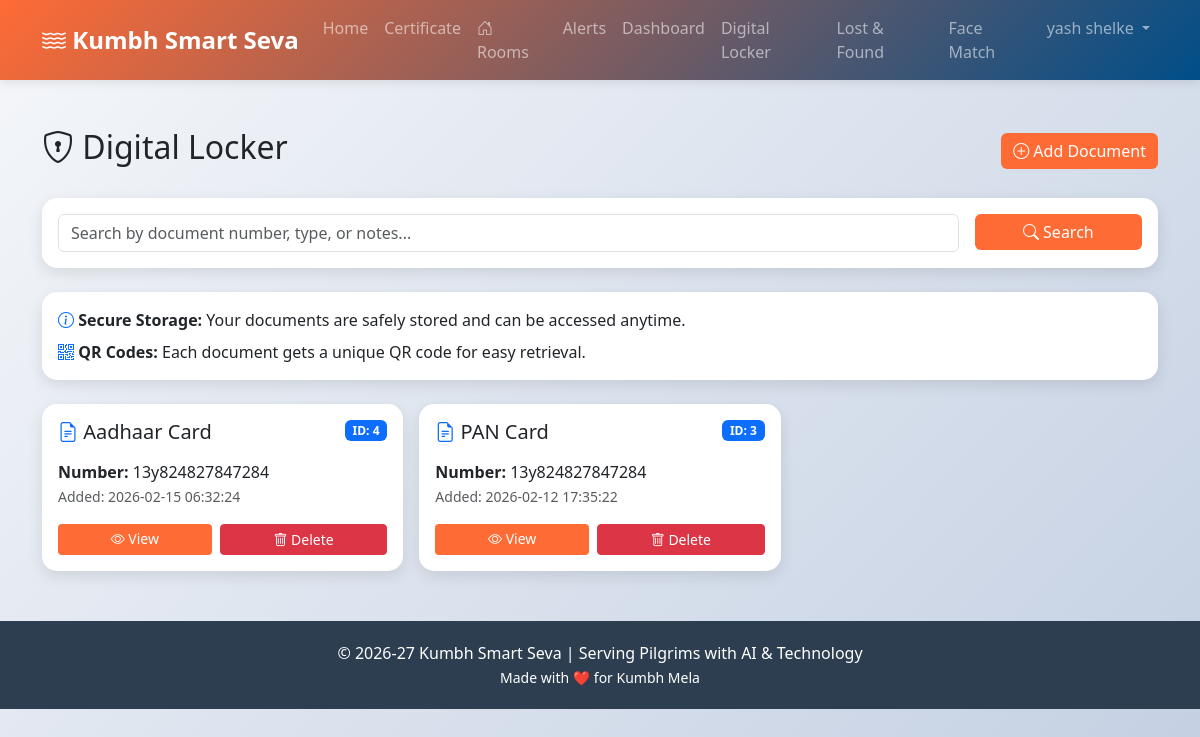
Page /locker (signed in) on the committed database.
### tables this page shows
CREATE TABLE locker_items (
                id INTEGER PRIMARY KEY AUTOINCREMENT,
                user_id INTEGER NOT NULL,
                doc_type TEXT NOT NULL,
                doc_number TEXT NOT NULL,
                file_path TEXT,
                notes TEXT,
                created_at TIMESTAMP DEFAULT CURRENT_TIMESTAMP,
                FOREIGN KEY (user_id) REFERENCES users(id)
            );

### app.py (the view)
@app.route('/locker')
@login_required
def locker_page():
    user_id = session['user_id']
    search_query = request.args.get('search', '').strip()
    if search_query:
        items = locker.search_items(user_id, search_query)
        flash(f'Found {len(items)} result(s) for "{search_query}"', 'info')
    else:
        items = locker.get_user_items(user_id)
    return render_template('locker.html', items=items, search_query=search_query)

### app.py (called while the page is built)
def login_required(f):
    from functools import wraps
    @wraps(f)
    def decorated_function(*args, **kwargs):
        if 'user_id' not in session:
            flash('Please login first', 'warning')
            return redirect(url_for('login'))
        return f(*args, **kwargs)
    return decorated_function

@app.before_request
def require_login_for_modules():
    exempt_endpoints = {
        'index', 'login', 'register', 'logout',
        'admin_login', 'admin_logout',
        'generate_certificate_page', 'create_certificate', 'view_certificate',
        'verify_certificate', 'verify_certificate_page', 'api_verify_certificate', 'download_certificate'
    }
    endpoint = request.endpoint or ''
    if endpoint.startswith('static'):
        return
    if endpoint in exempt_endpoints:
        return
    if 'certificate' in endpoint:
        return
    if session.get('user_id') or session.get('admin_id'):
        return
    if endpoint not in {'login', 'register'}:
        flash('Please login to access this feature', 'warning')
    return redirect(url_for('login'))

### modules/locker.py (called while the page is built)
    def get_connection(self):
        conn = sqlite3.connect(self.db_path)
        conn.row_factory = sqlite3.Row
        return conn

    def get_user_items(self, user_id):
        conn = self.get_connection()
        cursor = conn.cursor()
        cursor.execute(
            'SELECT * FROM locker_items WHERE user_id = ? ORDER BY created_at DESC',
            (user_id,)
        )
        items = cursor.fetchall()
        conn.close()
        return [dict(item) for item in items]

### templates/locker.html (shortened to what this page needs)
{% extends "base.html" %}
{% block content %}
<div class="d-flex justify-content-between align-items-center mb-4">
    <h2><i class="bi bi-shield-lock"></i> Digital Locker</h2>
    <a href="{{ url_for('add_locker_item') }}" class="btn btn-primary">
        <i class="bi bi-plus-circle"></i> Add Document
    </a>
</div>
<div class="card mb-4">
    <div class="card-body">
        <form method="GET" action="{{ url_for('locker_page') }}" class="row g-3">
            <div class="col-md-10">
                <input type="text"
                       class="form-control"
                       name="search"
                       placeholder="Search by document number, type, or notes..."
                       value="{{ search_query or '' }}">
            </div>
            <div class="col-md-2">
                <button type="submit" class="btn btn-primary w-100">
                    <i class="bi bi-search"></i> Search
                </button>
            </div>
        </form>
    </div>
</div>
<div class="card mb-4">
    <div class="card-body">
        <p class="mb-2">
            <i class="bi bi-info-circle text-primary"></i>
            <strong>Secure Storage:</strong> Your documents are safely stored and can be accessed anytime.
        </p>
        <p class="mb-0">
            <i class="bi bi-qr-code text-primary"></i>
            <strong>QR Codes:</strong> Each document gets a unique QR code for easy retrieval.
        </p>
    </div>
</div>
{% if items %}
<div class="row g-3">
    {% for item in items %}
    <div class="col-md-6 col-lg-4">
        <div class="card h-100">
            <div class="card-body">
                <div class="d-flex justify-content-between align-items-start mb-3">
                    <h5 class="card-title mb-0">
                        <i class="bi bi-file-earmark-text text-primary"></i>
                        {{ item.doc_type }}
                    </h5>
                    <span class="badge bg-primary">ID: {{ item.id }}</span>
                </div>
                <p class="card-text">
                    <strong>Number:</strong> {{ item.doc_number }}<br>
                    <small class="text-muted">
                        Added: {{ item.created_at }}
                    </small>
                </p>
                <div class="d-flex gap-2">
                    <a href="{{ url_for('view_locker_item', item_id=item.id) }}"
                       class="btn btn-sm btn-primary flex-fill">
                        <i class="bi bi-eye"></i> View
                    </a>
                    <form method="POST" action="{{ url_for('delete_locker_item', item_id=item.id) }}"
                          class="flex-fill" onsubmit="return confirm('Are you sure you want to delete this document?');">
                        <button type="submit" class="btn btn-sm btn-danger w-100">
                            <i class="bi bi-trash"></i> Delete
                        </button>
                    </form>
                </div>
            </div>
        </div>
    </div>
    {% endfor %}
</div>
{% endif %}
{% endblock %}

### templates/base.html (style rules this page uses)
:root { --primary-color: #ff6b35; --secondary-color: #004e89; --success-color: #06a77d; --warning-color: #f77f00; }
body { font-family: 'Segoe UI', Tahoma, Geneva, Verdana, sans-serif; background: linear-gradient(135deg, #f5f7fa 0%, #c3cfe2 100%); min-height: 100vh; }
.card { border: none; border-radius: 15px; box-shadow: 0 5px 15px rgba(0,0,0,0.1); transition: transform 0.3s ease; }
.btn-primary { background-color: var(--primary-color); border: none; }

### rows in the picture
locker_items: doc_type "Aadhaar Card", id "4", doc_number "13y824827847284", created_at "2026-02-15 06:32:24"
locker_items: doc_type "PAN Card", id "3", doc_number "13y824827847284", created_at "2026-02-12 17:35:22"

### other values in the picture
{{ session.user_name }} "yash shelke"
